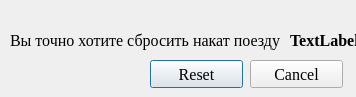
<?xml version="1.0" encoding="UTF-8"?>
<ui version="4.0">
 <class>Dialog</class>
 <widget class="QDialog" name="Dialog">
  <property name="geometry">
   <rect>
    <x>0</x>
    <y>0</y>
    <width>356</width>
    <height>97</height>
   </rect>
  </property>
  <property name="font">
   <font>
    <family>Times New Roman</family>
    <pointsize>12</pointsize>
   </font>
  </property>
  <property name="windowTitle">
   <string>Dialog</string>
  </property>
  <widget class="QLabel" name="label">
   <property name="geometry">
    <rect>
     <x>10</x>
     <y>20</y>
     <width>361</width>
     <height>41</height>
    </rect>
   </property>
   <property name="font">
    <font>
     <family>Times New Roman</family>
     <pointsize>12</pointsize>
    </font>
   </property>
   <property name="text">
    <string>Вы точно хотите сбросить накат поезду </string>
   </property>
  </widget>
  <widget class="QLabel" name="label_2">
   <property name="geometry">
    <rect>
     <x>290</x>
     <y>30</y>
     <width>91</width>
     <height>21</height>
    </rect>
   </property>
   <property name="font">
    <font>
     <family>Times New Roman</family>
     <pointsize>12</pointsize>
     <weight>75</weight>
     <bold>true</bold>
    </font>
   </property>
   <property name="text">
    <string>TextLabel</string>
   </property>
  </widget>
  <widget class="QPushButton" name="pushButton">
   <property name="geometry">
    <rect>
     <x>150</x>
     <y>60</y>
     <width>93</width>
     <height>28</height>
    </rect>
   </property>
   <property name="text">
    <string>Reset</string>
   </property>
  </widget>
  <widget class="QPushButton" name="pushButton_2">
   <property name="geometry">
    <rect>
     <x>250</x>
     <y>60</y>
     <width>93</width>
     <height>28</height>
    </rect>
   </property>
   <property name="text">
    <string>Cancel</string>
   </property>
  </widget>
 </widget>
 <resources/>
 <connections/>
</ui>
